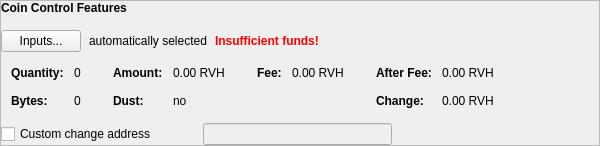
      <widget class="QFrame" name="frameCoinControl">
       <property name="sizePolicy">
        <sizepolicy hsizetype="Expanding" vsizetype="Fixed">
         <horstretch>0</horstretch>
         <verstretch>0</verstretch>
        </sizepolicy>
       </property>
       <property name="minimumSize">
        <size>
         <width>600</width>
         <height>100</height>
        </size>
       </property>
       <property name="frameShape">
        <enum>QFrame::StyledPanel</enum>
       </property>
       <property name="frameShadow">
        <enum>QFrame::Raised</enum>
       </property>
       <layout class="QVBoxLayout" name="verticalLayout_4">
        <property name="spacing">
         <number>6</number>
        </property>
        <property name="leftMargin">
         <number>0</number>
        </property>
        <property name="topMargin">
         <number>0</number>
        </property>
        <property name="rightMargin">
         <number>0</number>
        </property>
        <property name="bottomMargin">
         <number>0</number>
        </property>
        <item>
         <layout class="QVBoxLayout" name="verticalLayoutCoinControl" stretch="0,0,0,0">
          <property name="spacing">
           <number>0</number>
          </property>
          <property name="sizeConstraint">
           <enum>QLayout::SetDefaultConstraint</enum>
          </property>
          <property name="leftMargin">
           <number>0</number>
          </property>
          <property name="topMargin">
           <number>0</number>
          </property>
          <item>
           <layout class="QHBoxLayout" name="horizontalLayoutCoinControl1">
            <property name="bottomMargin">
             <number>15</number>
            </property>
            <item>
             <widget class="QLabel" name="labelCoinControlFeatures">
              <property name="sizePolicy">
               <sizepolicy hsizetype="Preferred" vsizetype="Maximum">
                <horstretch>0</horstretch>
                <verstretch>0</verstretch>
               </sizepolicy>
              </property>
              <property name="font">
               <font>
                <weight>75</weight>
                <bold>true</bold>
               </font>
              </property>
              <property name="styleSheet">
               <string notr="true">font-weight:bold;</string>
              </property>
              <property name="text">
               <string>Coin Control Features</string>
              </property>
             </widget>
            </item>
           </layout>
          </item>
          <item>
           <layout class="QHBoxLayout" name="horizontalLayoutCoinControl2" stretch="0,0,0,0">
            <property name="spacing">
             <number>8</number>
            </property>
            <property name="bottomMargin">
             <number>10</number>
            </property>
            <item>
             <widget class="QPushButton" name="pushButtonCoinControl">
              <property name="styleSheet">
               <string notr="true"/>
              </property>
              <property name="text">
               <string>Inputs...</string>
              </property>
              <property name="autoDefault">
               <bool>false</bool>
              </property>
             </widget>
            </item>
            <item>
             <widget class="QLabel" name="labelCoinControlAutomaticallySelected">
              <property name="text">
               <string>automatically selected</string>
              </property>
              <property name="margin">
               <number>5</number>
              </property>
             </widget>
            </item>
            <item>
             <widget class="QLabel" name="labelCoinControlInsuffFunds">
              <property name="font">
               <font>
                <weight>75</weight>
                <bold>true</bold>
               </font>
              </property>
              <property name="styleSheet">
               <string notr="true">color:red;font-weight:bold;</string>
              </property>
              <property name="text">
               <string>Insufficient funds!</string>
              </property>
              <property name="margin">
               <number>5</number>
              </property>
             </widget>
            </item>
            <item>
             <spacer name="horizontalSpacerCoinControl">
              <property name="orientation">
               <enum>Qt::Horizontal</enum>
              </property>
              <property name="sizeHint" stdset="0">
               <size>
                <width>40</width>
                <height>1</height>
               </size>
              </property>
             </spacer>
            </item>
           </layout>
          </item>
          <item>
           <widget class="QWidget" name="widgetCoinControl" native="true">
            <property name="sizePolicy">
             <sizepolicy hsizetype="Preferred" vsizetype="Preferred">
              <horstretch>0</horstretch>
              <verstretch>0</verstretch>
             </sizepolicy>
            </property>
            <property name="minimumSize">
             <size>
              <width>0</width>
              <height>0</height>
             </size>
            </property>
            <property name="styleSheet">
             <string notr="true"/>
            </property>
            <layout class="QHBoxLayout" name="horizontalLayoutCoinControl5">
             <property name="leftMargin">
              <number>0</number>
             </property>
             <property name="topMargin">
              <number>0</number>
             </property>
             <property name="rightMargin">
              <number>0</number>
             </property>
             <property name="bottomMargin">
              <number>0</number>
             </property>
             <item>
              <layout class="QHBoxLayout" name="horizontalLayoutCoinControl3" stretch="0,0,0,1">
               <property name="spacing">
                <number>20</number>
               </property>
               <property name="topMargin">
                <number>0</number>
               </property>
               <property name="bottomMargin">
                <number>10</number>
               </property>
               <item>
                <layout class="QFormLayout" name="formLayoutCoinControl1">
                 <property name="horizontalSpacing">
                  <number>10</number>
                 </property>
                 <property name="verticalSpacing">
                  <number>14</number>
                 </property>
                 <property name="leftMargin">
                  <number>10</number>
                 </property>
                 <property name="topMargin">
                  <number>4</number>
                 </property>
                 <property name="rightMargin">
                  <number>6</number>
                 </property>
                 <item row="0" column="0">
                  <widget class="QLabel" name="labelCoinControlQuantityText">
                   <property name="font">
                    <font>
                     <weight>75</weight>
                     <bold>true</bold>
                    </font>
                   </property>
                   <property name="text">
                    <string>Quantity:</string>
                   </property>
                   <property name="margin">
                    <number>0</number>
                   </property>
                  </widget>
                 </item>
                 <item row="0" column="1">
                  <widget class="QLabel" name="labelCoinControlQuantity">
                   <property name="cursor">
                    <cursorShape>IBeamCursor</cursorShape>
                   </property>
                   <property name="contextMenuPolicy">
                    <enum>Qt::ActionsContextMenu</enum>
                   </property>
                   <property name="text">
                    <string notr="true">0</string>
                   </property>
                   <property name="margin">
                    <number>0</number>
                   </property>
                   <property name="textInteractionFlags">
                    <set>Qt::LinksAccessibleByMouse|Qt::TextSelectableByKeyboard|Qt::TextSelectableByMouse</set>
                   </property>
                  </widget>
                 </item>
                 <item row="1" column="0">
                  <widget class="QLabel" name="labelCoinControlBytesText">
                   <property name="font">
                    <font>
                     <weight>75</weight>
                     <bold>true</bold>
                    </font>
                   </property>
                   <property name="text">
                    <string>Bytes:</string>
                   </property>
                  </widget>
                 </item>
                 <item row="1" column="1">
                  <widget class="QLabel" name="labelCoinControlBytes">
                   <property name="cursor">
                    <cursorShape>IBeamCursor</cursorShape>
                   </property>
                   <property name="contextMenuPolicy">
                    <enum>Qt::ActionsContextMenu</enum>
                   </property>
                   <property name="text">
                    <string notr="true">0</string>
                   </property>
                   <property name="textInteractionFlags">
                    <set>Qt::LinksAccessibleByMouse|Qt::TextSelectableByKeyboard|Qt::TextSelectableByMouse</set>
                   </property>
                  </widget>
                 </item>
                </layout>
               </item>
               <item>
                <layout class="QFormLayout" name="formLayoutCoinControl2">
                 <property name="horizontalSpacing">
                  <number>10</number>
                 </property>
                 <property name="verticalSpacing">
                  <number>14</number>
                 </property>
                 <property name="leftMargin">
                  <number>6</number>
                 </property>
                 <property name="topMargin">
                  <number>4</number>
                 </property>
                 <property name="rightMargin">
                  <number>6</number>
                 </property>
                 <item row="0" column="0">
                  <widget class="QLabel" name="labelCoinControlAmountText">
                   <property name="font">
                    <font>
                     <weight>75</weight>
                     <bold>true</bold>
                    </font>
                   </property>
                   <property name="text">
                    <string>Amount:</string>
                   </property>
                   <property name="margin">
                    <number>0</number>
                   </property>
                  </widget>
                 </item>
                 <item row="0" column="1">
                  <widget class="QLabel" name="labelCoinControlAmount">
                   <property name="cursor">
                    <cursorShape>IBeamCursor</cursorShape>
                   </property>
                   <property name="contextMenuPolicy">
                    <enum>Qt::ActionsContextMenu</enum>
                   </property>
                   <property name="text">
                    <string notr="true">0.00 RVH</string>
                   </property>
                   <property name="textInteractionFlags">
                    <set>Qt::LinksAccessibleByMouse|Qt::TextSelectableByKeyboard|Qt::TextSelectableByMouse</set>
                   </property>
                  </widget>
                 </item>
                 <item row="1" column="0">
                  <widget class="QLabel" name="labelCoinControlLowOutputText">
                   <property name="font">
                    <font>
                     <weight>75</weight>
                     <bold>true</bold>
                    </font>
                   </property>
                   <property name="text">
                    <string>Dust:</string>
                   </property>
                  </widget>
                 </item>
                 <item row="1" column="1">
                  <widget class="QLabel" name="labelCoinControlLowOutput">
                   <property name="cursor">
                    <cursorShape>IBeamCursor</cursorShape>
                   </property>
                   <property name="contextMenuPolicy">
                    <enum>Qt::ActionsContextMenu</enum>
                   </property>
                   <property name="text">
                    <string notr="true">no</string>
                   </property>
                   <property name="textInteractionFlags">
                    <set>Qt::LinksAccessibleByMouse|Qt::TextSelectableByKeyboard|Qt::TextSelectableByMouse</set>
                   </property>
                  </widget>
                 </item>
                </layout>
               </item>
               <item>
                <layout class="QFormLayout" name="formLayoutCoinControl3">
                 <property name="horizontalSpacing">
                  <number>10</number>
                 </property>
                 <property name="verticalSpacing">
                  <number>14</number>
                 </property>
                 <property name="leftMargin">
                  <number>6</number>
                 </property>
                 <property name="topMargin">
                  <number>4</number>
                 </property>
                 <property name="rightMargin">
                  <number>6</number>
                 </property>
                 <item row="0" column="0">
                  <widget class="QLabel" name="labelCoinControlFeeText">
                   <property name="font">
                    <font>
                     <weight>75</weight>
                     <bold>true</bold>
                    </font>
                   </property>
                   <property name="text">
                    <string>Fee:</string>
                   </property>
                   <property name="margin">
                    <number>0</number>
                   </property>
                  </widget>
                 </item>
                 <item row="0" column="1">
                  <widget class="QLabel" name="labelCoinControlFee">
                   <property name="cursor">
                    <cursorShape>IBeamCursor</cursorShape>
                   </property>
                   <property name="contextMenuPolicy">
                    <enum>Qt::ActionsContextMenu</enum>
                   </property>
                   <property name="text">
                    <string notr="true">0.00 RVH</string>
                   </property>
                   <property name="textInteractionFlags">
                    <set>Qt::LinksAccessibleByMouse|Qt::TextSelectableByKeyboard|Qt::TextSelectableByMouse</set>
                   </property>
                  </widget>
                 </item>
                </layout>
               </item>
               <item>
                <layout class="QFormLayout" name="formLayoutCoinControl4">
                 <property name="horizontalSpacing">
                  <number>10</number>
                 </property>
                 <property name="verticalSpacing">
                  <number>14</number>
                 </property>
                 <property name="leftMargin">
                  <number>6</number>
                 </property>
                 <property name="topMargin">
                  <number>4</number>
                 </property>
                 <property name="rightMargin">
                  <number>6</number>
                 </property>
                 <item row="0" column="0">
                  <widget class="QLabel" name="labelCoinControlAfterFeeText">
                   <property name="font">
                    <font>
                     <weight>75</weight>
                     <bold>true</bold>
                    </font>
                   </property>
                   <property name="text">
                    <string>After Fee:</string>
                   </property>
                   <property name="margin">
                    <number>0</number>
                   </property>
                  </widget>
                 </item>
                 <item row="0" column="1">
                  <widget class="QLabel" name="labelCoinControlAfterFee">
                   <property name="cursor">
                    <cursorShape>IBeamCursor</cursorShape>
                   </property>
                   <property name="contextMenuPolicy">
                    <enum>Qt::ActionsContextMenu</enum>
                   </property>
                   <property name="text">
                    <string notr="true">0.00 RVH</string>
                   </property>
                   <property name="textInteractionFlags">
                    <set>Qt::LinksAccessibleByMouse|Qt::TextSelectableByKeyboard|Qt::TextSelectableByMouse</set>
                   </property>
                  </widget>
                 </item>
                 <item row="1" column="0">
                  <widget class="QLabel" name="labelCoinControlChangeText">
                   <property name="font">
                    <font>
                     <weight>75</weight>
                     <bold>true</bold>
                    </font>
                   </property>
                   <property name="text">
                    <string>Change:</string>
                   </property>
                  </widget>
                 </item>
                 <item row="1" column="1">
                  <widget class="QLabel" name="labelCoinControlChange">
                   <property name="cursor">
                    <cursorShape>IBeamCursor</cursorShape>
                   </property>
                   <property name="contextMenuPolicy">
                    <enum>Qt::ActionsContextMenu</enum>
                   </property>
                   <property name="text">
                    <string notr="true">0.00 RVH</string>
                   </property>
                   <property name="textInteractionFlags">
                    <set>Qt::LinksAccessibleByMouse|Qt::TextSelectableByKeyboard|Qt::TextSelectableByMouse</set>
                   </property>
                  </widget>
                 </item>
                </layout>
               </item>
              </layout>
             </item>
            </layout>
           </widget>
          </item>
          <item>
           <layout class="QHBoxLayout" name="horizontalLayoutCoinControl4" stretch="0,0,0">
            <property name="spacing">
             <number>12</number>
            </property>
            <property name="sizeConstraint">
             <enum>QLayout::SetDefaultConstraint</enum>
            </property>
            <property name="topMargin">
             <number>5</number>
            </property>
            <property name="rightMargin">
             <number>5</number>
            </property>
            <item>
             <widget class="QCheckBox" name="checkBoxCoinControlChange">
              <property name="toolTip">
               <string>If this is activated, but the change address is empty or invalid, change will be sent to a newly generated address.</string>
              </property>
              <property name="text">
               <string>Custom change address</string>
              </property>
             </widget>
            </item>
            <item>
             <widget class="QValidatedLineEdit" name="lineEditCoinControlChange">
              <property name="enabled">
               <bool>false</bool>
              </property>
              <property name="sizePolicy">
               <sizepolicy hsizetype="Ignored" vsizetype="Fixed">
                <horstretch>0</horstretch>
                <verstretch>0</verstretch>
               </sizepolicy>
              </property>
             </widget>
            </item>
            <item>
             <widget class="QLabel" name="labelCoinControlChangeLabel">
              <property name="sizePolicy">
               <sizepolicy hsizetype="Preferred" vsizetype="Expanding">
                <horstretch>0</horstretch>
                <verstretch>0</verstretch>
               </sizepolicy>
              </property>
              <property name="minimumSize">
               <size>
                <width>0</width>
                <height>0</height>
               </size>
              </property>
              <property name="text">
               <string/>
              </property>
              <property name="margin">
               <number>3</number>
              </property>
             </widget>
            </item>
           </layout>
          </item>
         </layout>
        </item>
       </layout>
      </widget>
